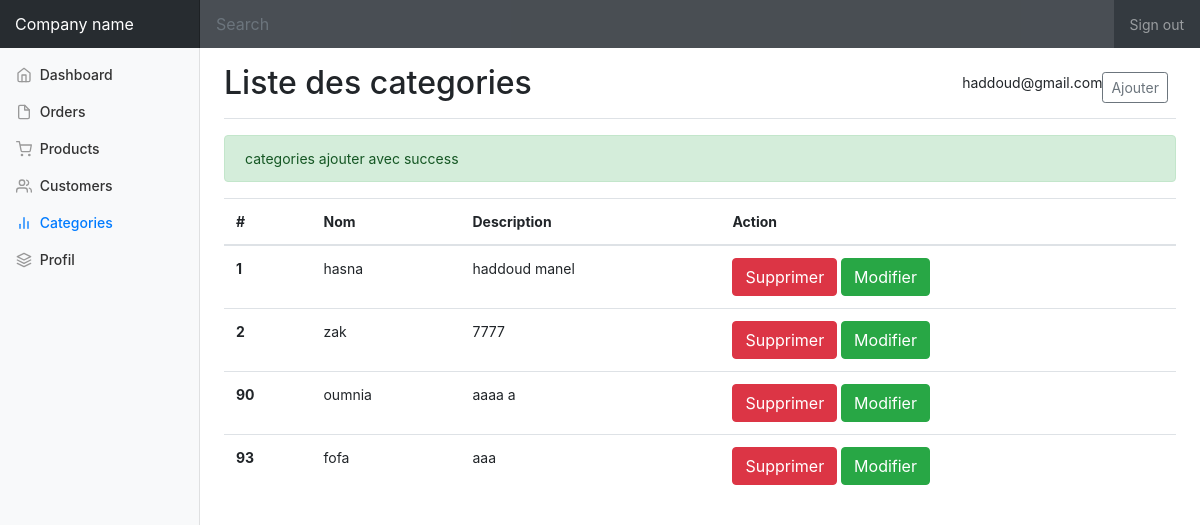
Screenshot of /addcategories.php?ajout=ok (signed in) with the database file from the repository.
### tables this page shows
CREATE TABLE IF NOT EXISTS `categories` (
  `id` int NOT NULL AUTO_INCREMENT,
  `nom` varchar(255) DEFAULT NULL,
  `descrp` text,
  `createur` int DEFAULT NULL,
  `date_creation` date DEFAULT NULL,
  `date_modification` date DEFAULT NULL,
  PRIMARY KEY (`id`)
);

### inc/functions.php (called while the page is built, shortened)
<?php
function getAllcategorie(){
$servername = "localhost";
$DBuser = "root";
$DBpassword = "";
$DBname = "testecommerce";
try {
    $conn = new PDO("mysql:host=$servername;dbname=$DBname", $DBuser, $DBpassword);
    $conn->setAttribute(PDO::ATTR_ERRMODE, PDO::ERRMODE_EXCEPTION);
  } catch(PDOException $e) {
    echo "Connection failed: " . $e->getMessage();
  }
$requette = "SELECT * FROM categories ";
$resultat = $conn->query($requette);
$categories = $resultat ->fetchAll();
return $categories;
}

### addcategories.php (the view, shortened to what this page needs)
<?php
include "inc/functions.php";
$categories = getAllcategorie();
?>
<!doctype html>
<html lang="en">
<head>
  <link href="../css/bootstrap.min.css" rel="stylesheet">
  <link href="../css/dashboard.css" rel="stylesheet">
  <link rel="stylesheet" href="adminsty.css">
</head>
<body>
  <?php if (isset($_SESSION['email'])) : ?>
    <nav class="navbar navbar-dark sticky-top bg-dark flex-md-nowrap p-0">
      <a class="navbar-brand col-sm-3 col-md-2 mr-0" href="#">Company name</a>
      <input class="form-control form-control-dark w-100" type="text" placeholder="Search" aria-label="Search">
      <ul class="navbar-nav px-3">
        <li class="nav-item text-nowrap">
          <a class="nav-link" href="signout.php">Sign out</a>
        </li>
      </ul>
    </nav>
    <div class="container-fluid">
      <div class="row">
        <nav class="col-md-2 d-none d-md-block bg-light sidebar">
          <div class="sidebar-sticky">
            <ul class="nav flex-column">
              <li class="nav-item">
                <a class="nav-link " href="#">
                  <span data-feather="home"></span>
                  Dashboard <span class="sr-only">(current)</span>
                </a>
              </li>
              <li class="nav-item">
                <a class="nav-link" href="#">
                  <span data-feather="file"></span>
                  Orders
                </a>
              </li>
              <li class="nav-item">
                <a class="nav-link" href="addproducts.php">
                  <span data-feather="shopping-cart"></span>
                  Products
                </a>
              </li>
              <li class="nav-item">
                <a class="nav-link" href="#">
                  <span data-feather="users"></span>
                  Customers
                </a>
              </li>
              <li class="nav-item">
                <a class="nav-link active" href="#">
                  <span data-feather="bar-chart-2"></span>
                  Categories
                </a>
              </li>
              <li class="nav-item">
                <a class="nav-link " href="profil.php">
                  <span data-feather="layers"></span>
                  Profil
                </a>
              </li>
            </ul>
          </div>
        </nav>
        <main role="main" class="col-md-9 ml-sm-auto col-lg-10 pt-3 px-4">
          <div class="d-flex justify-content-between flex-wrap flex-md-nowrap align-items-center pb-2 mb-3 border-bottom">
            <h1 class="h2">Liste des categories</h1>
            <div class="btn-toolbar mb-2 mb-md-0">
              <?php
              echo $_SESSION['email'];
              ?>
              <div class="btn-group mr-2">
                <input type="submit" id="pop" value="Ajouter" class="btn btn-sm btn-outline-secondary">
              </div>
            </div>
          </div>
          <div>
            <?php
            if (isset($_GET['ajout']) && $_GET['ajout'] == 'ok') {
              print '<div class="alert alert-success">
categories ajouter avec success
</div>';
            }
            ?>
          </div>
          <table class="table">
            <thead>
              <tr>
                <th scope="col">#</th>
                <th scope="col">Nom</th>
                <th scope="col">Description</th>
                <th scope="col">Action</th>
              </tr>
            </thead>
            <tbody>
              <?php
              foreach ($categories as $categorie) {
                print '<tr>
    <th scope="row">' . $categorie['id'] . '</th>
    <td>' . $categorie['nom'] . '</td>
    <td>' . $categorie['descrp'] . '</td>
    <td>
<a href="supprimer.php?idcategories=' . $categorie['id'] . '" class="btn btn-danger"> Supprimer</a>
<input type= "submit"    ' . $categorie['id'] . '" value="Modifier"class="btn btn-success edit"   >
    </td>
  </tr>';
              }
              ?>
            </tbody>
          </table>
      </div>
    </div>
  <?php else : ?>
    <h1>405 need authentification</h1>
  <?php endif; ?>
</body>
</html>

### css/dashboard.css (style rules this page uses)
body { font-size: .875rem; }
.feather { width: 16px; height: 16px; vertical-align: text-bottom; }
.sidebar { position: fixed; top: 0; bottom: 0; left: 0; z-index: 100; padding: 0; box-shadow: inset -1px 0 0 rgba(0, 0, 0, .1); }
.sidebar-sticky { position: -webkit-sticky; position: sticky; top: 48px; height: calc(100vh - 48px); padding-top: .5rem; overflow-x: hidden; overflow-y: auto; }
.sidebar .nav-link { font-weight: 500; color: #333; }
.sidebar .nav-link .feather { margin-right: 4px; color: #999; }
.sidebar .nav-link.active { color: #007bff; }
.sidebar .nav-link:hover .feather, .sidebar .nav-link.active .feather { color: inherit; }
.navbar-brand { padding-top: .75rem; padding-bottom: .75rem; font-size: 1rem; background-color: rgba(0, 0, 0, .25); box-shadow: inset -1px 0 0 rgba(0, 0, 0, .25); }
.navbar .form-control { padding: .75rem 1rem; border-width: 0; border-radius: 0; }
.form-control-dark { color: #fff; background-color: rgba(255, 255, 255, .1); border-color: rgba(255, 255, 255, .1); }
.border-bottom { border-bottom: 1px solid #e5e5e5; }

### rows the page displays
categories: id "1", nom "hasna", descrp "haddoud manel"
categories: id "2", nom "zak", descrp "7777"
categories: id "90", nom "oumnia", descrp "aaaa a"
categories: id "93", nom "fofa", descrp "aaa"

### other values shown
$_SESSION['email'] "haddoud@gmail.com"
